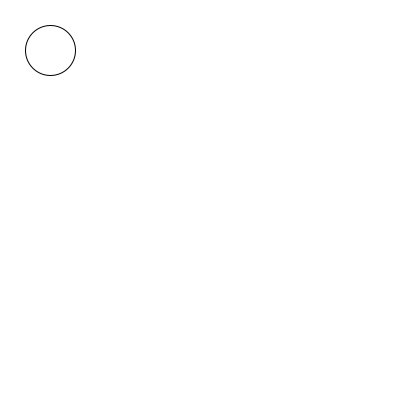
Frame 1 (no input)
Frame 60 (the mouse pressed at the canvas centre just before this capture): identical to frame 1, image omitted
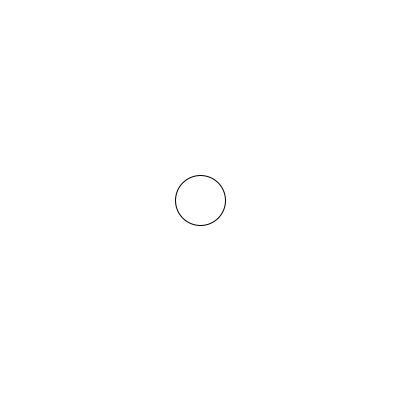
Frame 120 (the mouse held since frame 60 and released just before this capture)

The Processing sketch that drew these frames (run headless with seeded random() and noise(); from frame 60 on, the mouse is pressed at the canvas centre):

// Processing sketch: exer34_constrain
// ── exer34_constrain.pde
void setup() {
  size(400, 400);


}

void draw() {
   background(255);

  int stop = 50;
  int mX = constrain(mouseX, 0 + stop, width - stop); // constrain(amt, low, high);
  int mY = constrain(mouseY, 0 + stop, height - stop);
  
  translate(mX, mY);
  ellipse(0, 0, 50, 50);
  
}
